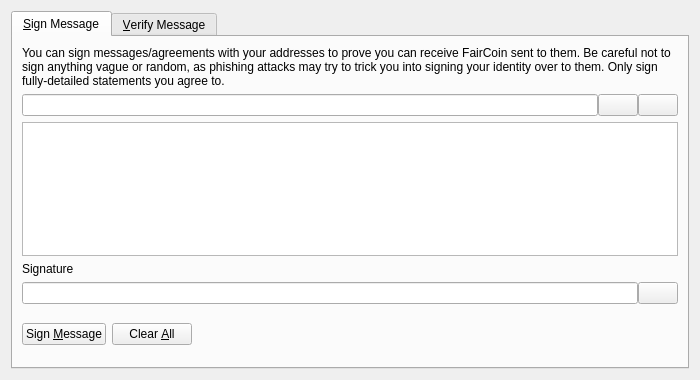
<?xml version="1.0" encoding="UTF-8"?>
<ui version="4.0">
 <class>SignVerifyMessageDialog</class>
 <widget class="QDialog" name="SignVerifyMessageDialog">
  <property name="geometry">
   <rect>
    <x>0</x>
    <y>0</y>
    <width>700</width>
    <height>380</height>
   </rect>
  </property>
  <property name="windowTitle">
   <string>Signatures - Sign / Verify a Message</string>
  </property>
  <property name="modal">
   <bool>true</bool>
  </property>
  <layout class="QVBoxLayout" name="verticalLayout">
   <item>
    <widget class="QTabWidget" name="tabWidget">
     <property name="currentIndex">
      <number>0</number>
     </property>
     <widget class="QWidget" name="tabSignMessage">
      <attribute name="title">
       <string>&amp;Sign Message</string>
      </attribute>
      <layout class="QVBoxLayout" name="verticalLayout_SM">
       <item>
        <widget class="QLabel" name="infoLabel_SM">
         <property name="text">
          <string>You can sign messages/agreements with your addresses to prove you can receive FairCoin sent to them. Be careful not to sign anything vague or random, as phishing attacks may try to trick you into signing your identity over to them. Only sign fully-detailed statements you agree to.</string>
         </property>
         <property name="textFormat">
          <enum>Qt::PlainText</enum>
         </property>
         <property name="wordWrap">
          <bool>true</bool>
         </property>
        </widget>
       </item>
       <item>
        <layout class="QHBoxLayout" name="horizontalLayout_1_SM">
         <property name="spacing">
          <number>0</number>
         </property>
         <item>
          <widget class="QValidatedLineEdit" name="addressIn_SM">
           <property name="toolTip">
            <string>The FairCoin address to sign the message with</string>
           </property>
          </widget>
         </item>
         <item>
          <widget class="QPushButton" name="addressBookButton_SM">
           <property name="toolTip">
            <string>Choose previously used address</string>
           </property>
           <property name="text">
            <string/>
           </property>
           <property name="icon">
            <iconset resource="../bitcoin.qrc">
             <normaloff>:/icons/address-book</normaloff>:/icons/address-book</iconset>
           </property>
           <property name="shortcut">
            <string>Alt+A</string>
           </property>
           <property name="autoDefault">
            <bool>false</bool>
           </property>
          </widget>
         </item>
         <item>
          <widget class="QPushButton" name="pasteButton_SM">
           <property name="toolTip">
            <string>Paste address from clipboard</string>
           </property>
           <property name="text">
            <string/>
           </property>
           <property name="icon">
            <iconset resource="../bitcoin.qrc">
             <normaloff>:/icons/editpaste</normaloff>:/icons/editpaste</iconset>
           </property>
           <property name="shortcut">
            <string>Alt+P</string>
           </property>
           <property name="autoDefault">
            <bool>false</bool>
           </property>
          </widget>
         </item>
        </layout>
       </item>
       <item>
        <widget class="QPlainTextEdit" name="messageIn_SM">
         <property name="toolTip">
          <string>Enter the message you want to sign here</string>
         </property>
        </widget>
       </item>
       <item>
        <widget class="QLabel" name="signatureLabel_SM">
         <property name="text">
          <string>Signature</string>
         </property>
         <property name="textFormat">
          <enum>Qt::PlainText</enum>
         </property>
        </widget>
       </item>
       <item>
        <layout class="QHBoxLayout" name="horizontalLayout_2_SM">
         <property name="spacing">
          <number>0</number>
         </property>
         <item>
          <widget class="QLineEdit" name="signatureOut_SM">
           <property name="font">
            <font>
             <italic>true</italic>
            </font>
           </property>
           <property name="readOnly">
            <bool>true</bool>
           </property>
          </widget>
         </item>
         <item>
          <widget class="QPushButton" name="copySignatureButton_SM">
           <property name="toolTip">
            <string>Copy the current signature to the system clipboard</string>
           </property>
           <property name="text">
            <string/>
           </property>
           <property name="icon">
            <iconset resource="../bitcoin.qrc">
             <normaloff>:/icons/editcopy</normaloff>:/icons/editcopy</iconset>
           </property>
           <property name="autoDefault">
            <bool>false</bool>
           </property>
          </widget>
         </item>
        </layout>
       </item>
       <item>
        <layout class="QHBoxLayout" name="horizontalLayout_3_SM">
         <item>
          <widget class="QPushButton" name="signMessageButton_SM">
           <property name="toolTip">
            <string>Sign the message to prove you own this FairCoin address</string>
           </property>
           <property name="text">
            <string>Sign &amp;Message</string>
           </property>
           <property name="icon">
            <iconset resource="../bitcoin.qrc">
             <normaloff>:/icons/edit</normaloff>:/icons/edit</iconset>
           </property>
           <property name="autoDefault">
            <bool>false</bool>
           </property>
          </widget>
         </item>
         <item>
          <widget class="QPushButton" name="clearButton_SM">
           <property name="toolTip">
            <string>Reset all sign message fields</string>
           </property>
           <property name="text">
            <string>Clear &amp;All</string>
           </property>
           <property name="icon">
            <iconset resource="../bitcoin.qrc">
             <normaloff>:/icons/remove</normaloff>:/icons/remove</iconset>
           </property>
           <property name="autoDefault">
            <bool>false</bool>
           </property>
          </widget>
         </item>
         <item>
          <spacer name="horizontalSpacer_1_SM">
           <property name="orientation">
            <enum>Qt::Horizontal</enum>
           </property>
           <property name="sizeHint" stdset="0">
            <size>
             <width>40</width>
             <height>48</height>
            </size>
           </property>
          </spacer>
         </item>
         <item>
          <widget class="QLabel" name="statusLabel_SM">
           <property name="font">
            <font>
             <weight>75</weight>
             <bold>true</bold>
            </font>
           </property>
           <property name="text">
            <string/>
           </property>
           <property name="wordWrap">
            <bool>true</bool>
           </property>
          </widget>
         </item>
         <item>
          <spacer name="horizontalSpacer_2_SM">
           <property name="orientation">
            <enum>Qt::Horizontal</enum>
           </property>
           <property name="sizeHint" stdset="0">
            <size>
             <width>40</width>
             <height>48</height>
            </size>
           </property>
          </spacer>
         </item>
        </layout>
       </item>
      </layout>
     </widget>
     <widget class="QWidget" name="tabVerifyMessage">
      <attribute name="title">
       <string>&amp;Verify Message</string>
      </attribute>
      <layout class="QVBoxLayout" name="verticalLayout_VM">
       <item>
        <widget class="QLabel" name="infoLabel_VM">
         <property name="text">
          <string>Enter the receiver's address, message (ensure you copy line breaks, spaces, tabs, etc. exactly) and signature below to verify the message. Be careful not to read more into the signature than what is in the signed message itself, to avoid being tricked by a man-in-the-middle attack. Note that this only proves the signing party receives with the address, it cannot prove sendership of any transaction!</string>
         </property>
         <property name="textFormat">
          <enum>Qt::PlainText</enum>
         </property>
         <property name="alignment">
          <set>Qt::AlignLeading|Qt::AlignLeft|Qt::AlignTop</set>
         </property>
         <property name="wordWrap">
          <bool>true</bool>
         </property>
        </widget>
       </item>
       <item>
        <layout class="QHBoxLayout" name="horizontalLayout_1_VM">
         <property name="spacing">
          <number>0</number>
         </property>
         <item>
          <widget class="QValidatedLineEdit" name="addressIn_VM">
           <property name="toolTip">
            <string>The FairCoin address the message was signed with</string>
           </property>
          </widget>
         </item>
         <item>
          <widget class="QPushButton" name="addressBookButton_VM">
           <property name="toolTip">
            <string>Choose previously used address</string>
           </property>
           <property name="text">
            <string/>
           </property>
           <property name="icon">
            <iconset resource="../bitcoin.qrc">
             <normaloff>:/icons/address-book</normaloff>:/icons/address-book</iconset>
           </property>
           <property name="shortcut">
            <string>Alt+A</string>
           </property>
           <property name="autoDefault">
            <bool>false</bool>
           </property>
          </widget>
         </item>
        </layout>
       </item>
       <item>
        <widget class="QPlainTextEdit" name="messageIn_VM"/>
       </item>
       <item>
        <widget class="QValidatedLineEdit" name="signatureIn_VM"/>
       </item>
       <item>
        <layout class="QHBoxLayout" name="horizontalLayout_2_VM">
         <item>
          <widget class="QPushButton" name="verifyMessageButton_VM">
           <property name="toolTip">
            <string>Verify the message to ensure it was signed with the specified FairCoin address</string>
           </property>
           <property name="text">
            <string>Verify &amp;Message</string>
           </property>
           <property name="icon">
            <iconset resource="../bitcoin.qrc">
             <normaloff>:/icons/transaction_0</normaloff>:/icons/transaction_0</iconset>
           </property>
           <property name="autoDefault">
            <bool>false</bool>
           </property>
          </widget>
         </item>
         <item>
          <widget class="QPushButton" name="clearButton_VM">
           <property name="toolTip">
            <string>Reset all verify message fields</string>
           </property>
           <property name="text">
            <string>Clear &amp;All</string>
           </property>
           <property name="icon">
            <iconset resource="../bitcoin.qrc">
             <normaloff>:/icons/remove</normaloff>:/icons/remove</iconset>
           </property>
           <property name="autoDefault">
            <bool>false</bool>
           </property>
          </widget>
         </item>
         <item>
          <spacer name="horizontalSpacer_1_VM">
           <property name="orientation">
            <enum>Qt::Horizontal</enum>
           </property>
           <property name="sizeHint" stdset="0">
            <size>
             <width>40</width>
             <height>48</height>
            </size>
           </property>
          </spacer>
         </item>
         <item>
          <widget class="QLabel" name="statusLabel_VM">
           <property name="font">
            <font>
             <weight>75</weight>
             <bold>true</bold>
            </font>
           </property>
           <property name="text">
            <string/>
           </property>
           <property name="wordWrap">
            <bool>true</bool>
           </property>
          </widget>
         </item>
         <item>
          <spacer name="horizontalSpacer_2_VM">
           <property name="orientation">
            <enum>Qt::Horizontal</enum>
           </property>
           <property name="sizeHint" stdset="0">
            <size>
             <width>40</width>
             <height>48</height>
            </size>
           </property>
          </spacer>
         </item>
        </layout>
       </item>
      </layout>
     </widget>
    </widget>
   </item>
  </layout>
 </widget>
 <customwidgets>
  <customwidget>
   <class>QValidatedLineEdit</class>
   <extends>QLineEdit</extends>
   <header>qvalidatedlineedit.h</header>
  </customwidget>
 </customwidgets>
 <resources>
  <include location="../bitcoin.qrc"/>
 </resources>
 <connections/>
</ui>
